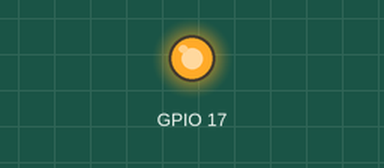
Simulated run of this program. Board: Raspberry Pi (BCM pin numbers). On the bench: output pins drawn as LEDs (lit = HIGH). No radio messages arrive unless stated (any console line starting 'radio sent:' is added by the test bench); the clock reads 2024-03-15 10:24:30 at power-on unless the program sets it; library files of the repository ran but are not shown: lib_nrf24.py; what the program prints to the terminal is not drawn. At 5.0 s the program stops and its outputs stay as they are.

Above: at 0.1 s.
At 5.1 s:
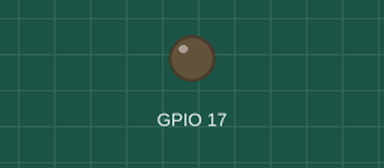
Timing chart, 0 to 6.5 s (numbered marks = the images above):
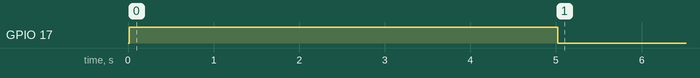

The program:

RPISendReceiveMessage.py
```python
import RPi.GPIO as GPIO
from lib_nrf24 import NRF24
import time
import spidev

GPIO.setmode(GPIO.BCM)
HEX_Directions = [[0xE8, 0xE8, 0xF0, 0xF0, 0xE3], [0xF0, 0xF0, 0xF0, 0xF0, 0xE3]]
rpiAntenna = NRF24(GPIO, spidev.SpiDev())
rpiAntenna.begin(0, 17)

rpiAntenna.setPayloadSize(32)
rpiAntenna.setChannel(0x76)
rpiAntenna.setDataRate(NRF24.BR_1MBPS)
rpiAntenna.setPALevel(NRF24.PA_MAX)
rpiAntenna.setAutoAck(True)
rpiAntenna.enableDynamicPayloads()
rpiAntenna.enableAckPayload()
rpiAntenna.openWritingPipe(HEX_Directions[0])
rpiAntenna.openReadingPipe(1, HEX_Directions[1])
rpiAntenna.printDetails()

rpiMessage = list("GETSTRING")
while len(rpiMessage) < 32:
    rpiMessage.append(0)

start = time.time()
rpiAntenna.write(rpiMessage)
print("Sent the message: {}".format(rpiMessage))
rpiAntenna.startListening()

while not rpiAntenna.available(0):
   time.sleep(1 / 100)
   if time.time() - start > 5:
     print("Timed out.")
     break

receivedArduinoMessage = []
rpiAntenna.read(receivedArduinoMessage, rpiAntenna.getDynamicPayloadSize())
print("Received: {}".format(receivedArduinoMessage))
decodeArduinoMessage = ""
for n in receivedArduinoMessage:
    if (n >= 48 and n <= 57 or n==46):
        decodeArduinoMessage += chr(n)
print("Arduino message decodes to: {}".format(decodeArduinoMessage))
rpiAntenna.stopListening()
```
